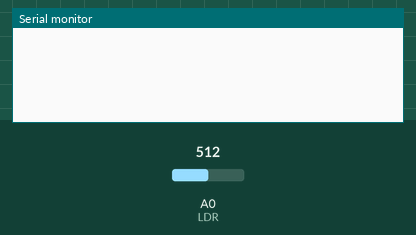
The sketch below on a simulated Arduino Uno, built with avr-gcc and run on an emulated ATmega328P. Shown: the last lines printed to the serial monitor. The test bench sets the inputs (shaded band); at power-on: A0 (LDR) = 512.

Above: at 1.2 s.
1.3 s: A0 (LDR) set to 1023
At 2.1 s:
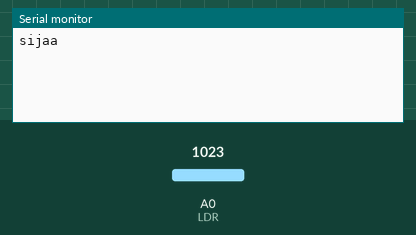
2.8 s: A0 (LDR) set to 1000
At 3.16 s:
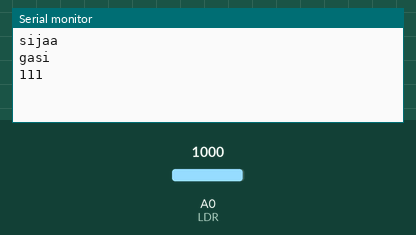
Timing chart, 0 to 5.8 s (numbered marks = the images above; inputs shaded):
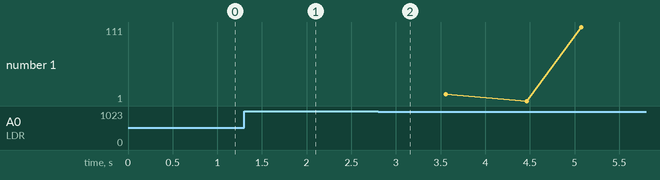

Measured:
- the behaviour switches between 1001 and 1000 on A0 (LDR) (found by bisection; images 1 and 2)
- after the input at 1.3 s, the serial monitor: prints a new line at once (image 1)
- after the input at 2.8 s, the serial monitor: prints a new line after 0.05 s (image 2)

The sketch:

prijemnikdirektna.ino
```cpp
const int LDR = A0;
int input_val = 0;
int tresh=1000;
volatile float vreme=0;
float pocetak=0;
float trajanjeSignala=0;
bool sija=false;
int brojac=128;
int ascii=0;
char ch;
const float t=250;
int inicijalna_sekv=2;

void setup()
{
  Serial.begin(9600);
  TCCR1A = 0b00000000;
  TCCR1B = 0b00001011;
  OCR1A = 100;
  TCNT1=0;
  TIMSK1=0B00000010;
}
ISR(TIMER1_COMPA_vect)
{
  vreme++;
}
void pametan_delay(float v)
{
  float pocetak = vreme;
  while(vreme-pocetak<=v){
  }
}
void loop()
{
  input_val = analogRead(LDR);
  //primanje inicijalne sekvence
  if(inicijalna_sekv>0)
  {
    if(input_val>tresh && !sija)
    {
      //pocetak=vreme;
      inicijalna_sekv--;
      sija=true;
      Serial.println("sijaa");
    }
     else if(input_val<=tresh && sija)
    {
      //t=vreme-pocetak;
      sija=false;
      inicijalna_sekv--;
      pametan_delay(t/2);
      pocetak=vreme;
      Serial.println("gasi");
      //Serial.println("trajanje inic: ");
      //Serial.println(t);
    }
   }
   else if(vreme - pocetak>=t)
   {
     pocetak=vreme;
     if(input_val>=tresh)
     {
       Serial.print("1");
       ascii+=brojac;
       //erial.println("trenutna vrednost:");
       //Serial.println(ascii);
       if(brojac==1)
       {
         ch = char(ascii);
         //Serial.println("primljen karakter:");
         //Serial.println(ascii);
          Serial.print(ch);
          ascii=0;
          brojac=128;
         }
         else brojac/=2;
       }
     else
     {
       Serial.print("0");
        if(brojac==1)
       {
         ch = char(ascii);
         if(ascii==10)
         {
           inicijalna_sekv=2;
           Serial.println("kraj poruke");
           pametan_delay(t/2);
         }
         else
           Serial.print(ch);
         ascii=0;
         brojac=128;
       }
       else brojac/=2;
     }
  }
}
```
